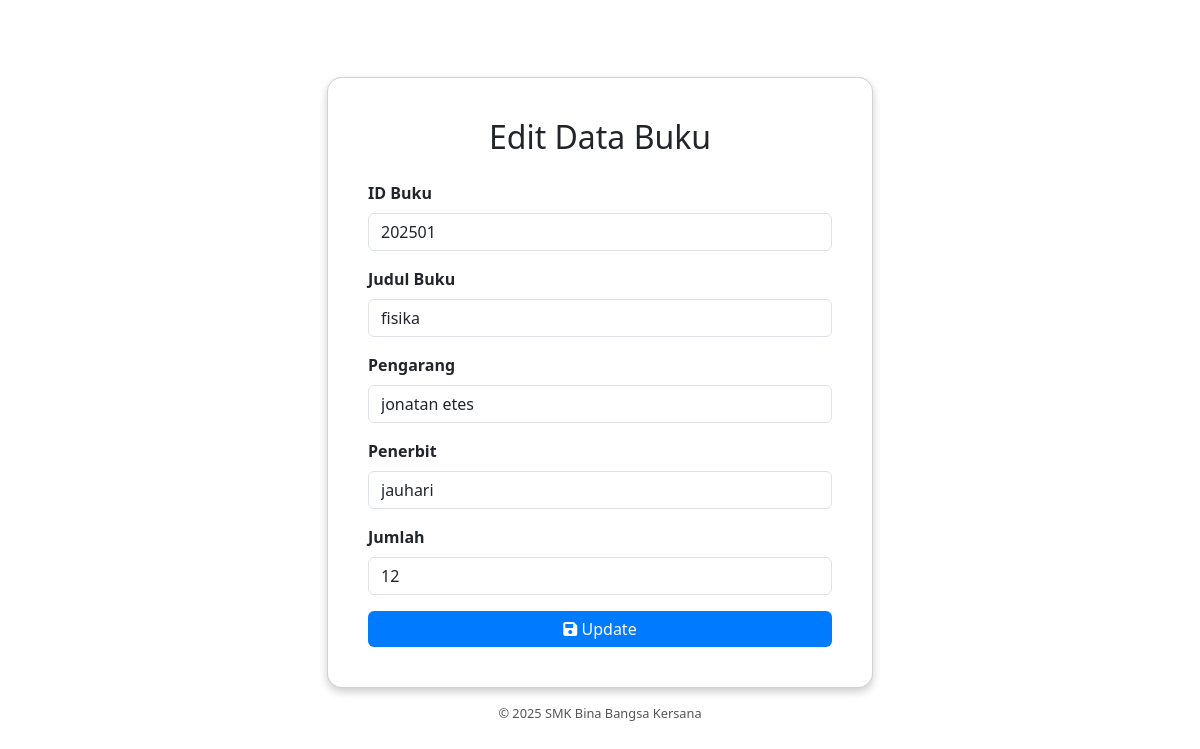
/edit_buku.php?id=8 (signed in), run on the app's committed database.
### tables this page shows
CREATE TABLE `buku` (
  `id` int(11) NOT NULL,
  `id_buku` varchar(10) DEFAULT NULL,
  `judul` varchar(100) NOT NULL,
  `pengarang` varchar(50) NOT NULL,
  `penerbit` varchar(50) NOT NULL,
  `tahun` int(11) NOT NULL,
  `jumlah` int(11) DEFAULT NULL
);

### edit_buku.php (the view, shortened to what this page needs)
<?php
include 'koneksi.php';
if (isset($_GET['id'])) {
    $id = $_GET['id'];
    $result = mysqli_query($koneksi, "SELECT * FROM buku WHERE id=$id");
    $row = mysqli_fetch_assoc($result);
} else {
    header("Location: data_buku.php");
    exit;
}
?>
<!DOCTYPE html>
<html lang="id">
<head>
    <link rel="stylesheet" href="https://cdn.jsdelivr.net/npm/bootstrap@5.3.0/dist/css/bootstrap.min.css">
    <link rel="stylesheet" href="https://cdnjs.cloudflare.com/ajax/libs/font-awesome/6.0.0/css/all.min.css">
</head>
<body>
    <div class="container">
        <div class="row justify-content-center">
            <div class="col-md-6">
                <div class="card p-4">
                    <div class="card-body">
                        <h2 class="text-center mb-4">Edit Data Buku</h2>
                        <form action="edit_buku.php?id=<?php echo $id; ?>" method="POST">
                            <div class="mb-3">
                                <label for="id_buku" class="form-label">ID Buku</label>
                                <input type="text" name="id_buku" id="id_buku" class="form-control" value="<?php echo $row['id_buku']; ?>" required>
                            </div>
                            <div class="mb-3">
                                <label for="judul" class="form-label">Judul Buku</label>
                                <input type="text" name="judul" id="judul" class="form-control" value="<?php echo $row['judul']; ?>" required>
                            </div>
                            <div class="mb-3">
                                <label for="pengarang" class="form-label">Pengarang</label>
                                <input type="text" name="pengarang" id="pengarang" class="form-control" value="<?php echo $row['pengarang']; ?>" required>
                            </div>
                            <div class="mb-3">
                                <label for="penerbit" class="form-label">Penerbit</label>
                                <input type="text" name="penerbit" id="penerbit" class="form-control" value="<?php echo $row['penerbit']; ?>" required>
                            </div>
                            <div class="mb-3">
                                <label for="tahun" class="form-label">Jumlah</label>
                                <input type="number" name="jumlah" id="jumlah" class="form-control" value="<?php echo $row['jumlah']; ?>" required>
                            </div>
                            <div class="d-grid">
                                <button type="submit" class="btn btn-primary">
                                    <i class="fas fa-save"></i> Update
                                </button>
                            </div>
                        </form>
                    </div>
                </div>
                <div class="text-center mt-3 footer-text">
                    &copy; 2025 SMK Bina Bangsa Kersana
                </div>
            </div>
        </div>
    </div>
</body>
</html>

### edit_buku.php (style rules this page uses)
body { background: white; min-height: 100vh; display: flex; align-items: center; justify-content: center; }
.card { box-shadow: 0 4px 8px rgba(0, 0, 0, 0.2); border-radius: 15px; }
.form-label { font-weight: bold; }
.btn-primary { background-color: #007bff; border: none; }
.footer-text { font-size: 0.8rem; color: #555; }

### data on the page
buku: id_buku "202501", judul "fisika", pengarang "jonatan etes", penerbit "jauhari", jumlah "12"
